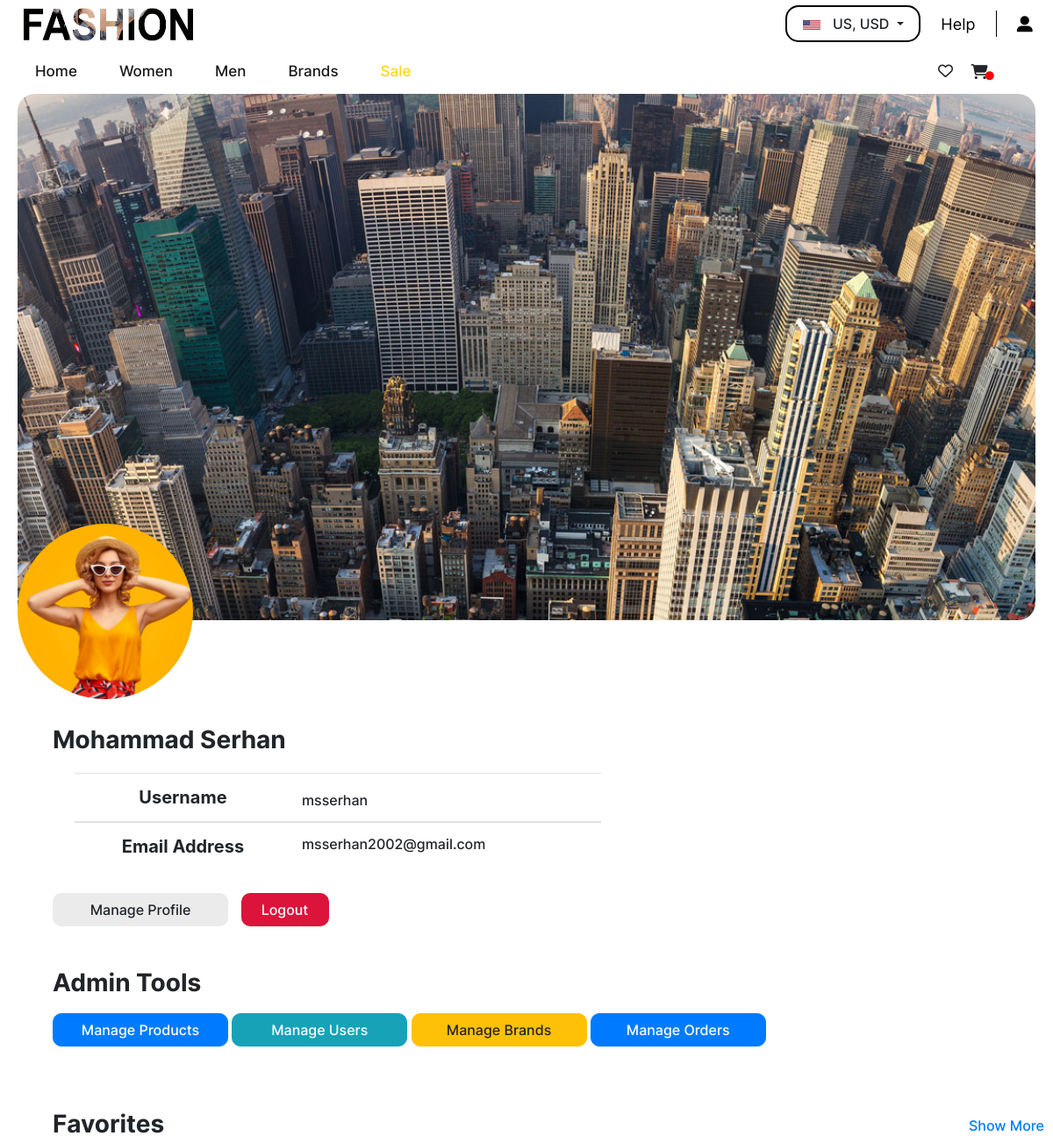
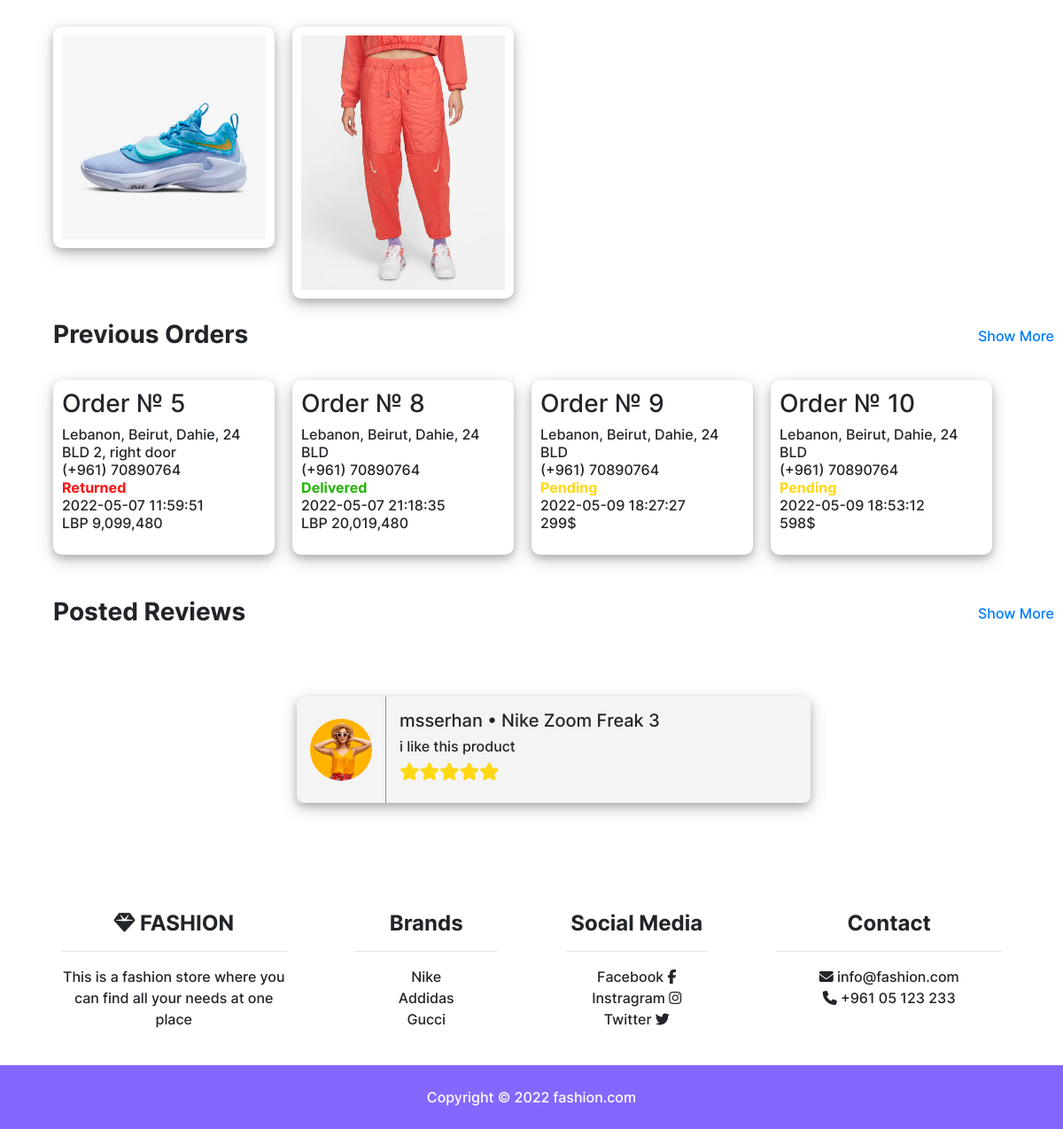
The page /panel.php (signed in) on the database its author committed (2 pictures, top to bottom).
### tables this page shows
CREATE TABLE `users` (
  `user_id` int(11) NOT NULL,
  `username` varchar(100) NOT NULL,
  `fullname` varchar(100) NOT NULL,
  `email` varchar(100) NOT NULL,
  `password` varchar(100) NOT NULL,
  `type` varchar(100) NOT NULL DEFAULT 'user',
  `photo` varbinary(100) NOT NULL
);

CREATE TABLE `favorites` (
  `user_id` int(11) NOT NULL,
  `product_id` int(11) NOT NULL
);

CREATE TABLE `orders` (
  `order_id` int(11) NOT NULL,
  `user_id` int(11) NOT NULL,
  `cart_id` int(11) NOT NULL,
  `fullname` varchar(255) NOT NULL,
  `address` mediumtext NOT NULL,
  `country` varchar(255) NOT NULL,
  `countryCode` int(11) NOT NULL,
  `number` text NOT NULL,
  `payment` varchar(255) NOT NULL,
  `cart_items` longtext NOT NULL,
  `state` varchar(255) NOT NULL DEFAULT 'Pending',
  `driver` int(11) NOT NULL DEFAULT -1,
  `date` timestamp NOT NULL DEFAULT current_timestamp()
);

CREATE TABLE `products` (
  `prod_id` int(11) NOT NULL,
  `name` varchar(100) NOT NULL,
  `description` longtext NOT NULL,
  `price` double NOT NULL,
  `delivery_time` int(11) NOT NULL DEFAULT 1,
  `discount` double NOT NULL DEFAULT 0,
  `likes` int(11) NOT NULL DEFAULT 0,
  `details` longtext NOT NULL,
  `department` char(1) NOT NULL DEFAULT 'U',
  `category` varchar(100) NOT NULL,
  `type` varchar(100) NOT NULL,
  `brand` varchar(100) NOT NULL DEFAULT 'Local Brand'
);

CREATE TABLE `reviews` (
  `rev_id` int(11) NOT NULL,
  `user_id` int(11) NOT NULL,
  `product_id` int(11) NOT NULL,
  `text` longtext NOT NULL DEFAULT 'Rated This Product',
  `rate` double(10,1) NOT NULL
);

CREATE TABLE `brands` (
  `brand_id` int(11) NOT NULL,
  `name` varchar(255) NOT NULL,
  `link` text NOT NULL,
  `local` int(11) NOT NULL,
  `display_navbar` int(11) NOT NULL,
  `display_footer` int(11) NOT NULL
);

### panel.php (the view, shortened to what this page needs)
<?php
    include 'includes/config.php';
    $id = $_SESSION['userID'];
    $username = "";
    $fullname = "";
    $email = "";
    $sql = "SELECT * FROM users WHERE `user_id`='$id'";
    $result = mysqli_query($db, $sql);
    if ($result) {
        if (mysqli_num_rows($result) == 1) {
            while ($row = mysqli_fetch_assoc($result)) {
                $username = $row['username'];
                $fullname = $row['fullname'];
                $email = $row['email'];
            }
        }
    }
    $file = "images/users/$id/logo.jpg";
    if(!file_exists($file)){
        $file = "images/users/$id/logo.png";
    }
    $photo = $file;
?>
<!DOCTYPE html>
<html lang="en">
<head>
    <link href="css/profile.css" rel="stylesheet" media="screen">
    <?php include('header.php') ?>
</head>
<body>
    <div class="image-container">
        <img class='backImg' src='imgs/profile-back.png' alt='Background Image'>
        <img class='productImg' src='<?php echo $photo ?>' alt='Product Image'>
    </div>
    <div class="container-fluid">
        <h3 class="user-title"><?php echo $fullname ?></h3>
        <div class="table-container">
            <table class="table borderless">
                <thead>
                    <tr>
                        <th scope="col" class="title">Username</th>
                        <th scope="col"><?php echo $username ?></th>
                    </tr>
                </thead>
                <tbody>
                    <tr>
                        <th scope="col" class="title">Email Address</th>
                        <th scope="col"><?php echo $email ?></th>
                    </tr>
                </tbody>
            </table>
        </div>
        <button class="btn" data-toggle="modal" data-target="#editProfile" style="font-family: Inter-Medium; margin-top: 10px; background-color: #EBEBEB; border-radius: 10px; width: 200px;">Manage Profile</button>
        <a class="logoutButton" href="logout.php">
            <button class="btn" style="font-family: Inter-Medium; margin-top: 10px; background-color: #dc143c; color: white; border-radius: 10px; width: 100px;">Logout</button>
        </a>
        <?php
            if(isset($_SESSION['type']) && $_SESSION['type'] == "admin"){?>
                <br>
                <br>
                <br>
                <div style="font-family: Inter-Medium;">
                    <h3 class="favorites-title">Admin Tools</h3>
                    <a href="manageAllProducts.php" style="text-decoration:none;">
                        <button class="btn btn-primary" style="margin-top: 10px; border-radius: 10px; width: 200px;">Manage Products</button>
                    </a>
                    <a href="manageAllUsers.php" style="text-decoration:none;">
                        <button class="btn btn-info" style="margin-top: 10px; border-radius: 10px; width: 200px;">Manage Users</button>
                    </a>
                    <a href="manageAllBrands.php" style="text-decoration:none;">
                        <button class="btn btn-warning" style="margin-top: 10px; border-radius: 10px; width: 200px;">Manage Brands</button>
                    </a>
                    <a href="orders.php" style="text-decoration:none;">
                        <button class="btn btn-primary" style="margin-top: 10px; border-radius: 10px; width: 200px;">Manage Orders</button>
                    </a>
                </div>
            <?php } else if (isset($_SESSION['type']) && $_SESSION['type'] == "driver") { ?>
                        <br>
                        <br>
                        <br>
                        <div style="font-family: Inter-Medium;">
                            <h3 class="favorites-title">Driver Tools</h3>
                            <a href="orders.php" style="text-decoration:none;">
                                <button class="btn btn-primary" style="margin-top: 10px; border-radius: 10px; width: 200px;">Manage Orders</button>
                            </a>
                        </div>
            <?php } ?>
        <br>
        <br>
        <br>
        <div class="showMoreDiv">
            <h3 class="favorites-title">Favorites</h3>
            <?php
                $sql = "SELECT product_id FROM favorites WHERE `user_id`='$id' LIMIT 7";
                $result = mysqli_query($db, $sql);
                if($result){
                    if(mysqli_num_rows($result) > 0) {
                        echo "<a href='showAllFavorites.php'>Show More</a>";
                        echo "<div class='favorite-products'>";
                        while($row = mysqli_fetch_assoc($result)){
                            $prod_id = $row["product_id"];
                            $filep = "images/products/" . $prod_id . "/logo.jpg";
                            if(!file_exists($filep)){
                                $filep = "images/products/" . $prod_id . "/logo.png";
                            }
                            echo "<a href='viewProduct.php?id=$prod_id'><img src='$filep' alt='Product Image'></a>";
                        }
                        echo "</div>";
                    } else {
                        echo "<p>No Favorite Items Yet, Browse Through Our Store To Add More!</p>";
                    }
                }
            ?>
        </div>
        <br>
        <br>
        <div class="showMoreDiv">
            <h3 class="favorites-title">Previous Orders</h3>
                <?php
                    $sql = "SELECT * FROM orders WHERE `user_id`='$user_id' LIMIT 7";
                    $result = mysqli_query($db, $sql);
                    if($result){
                        if(mysqli_num_rows($result) > 0) {
                            echo "<a href='showAllOrders.php'>Show More</a>";
                            echo "<div class='previous-orders'>";
                            while($row = mysqli_fetch_assoc($result)){
                                $order_id = $row["order_id"];
                                $address = $row["address"];
                                $country = $row["country"];
                                $countryCode = $row["countryCode"];
                                $phoneNumber = $row["number"];
                                $payment = $row["payment"];
                                $state = $row["state"];
                                $date = $row["date"];
                                $stateClass = $state == 'Pending' ? 'status-pending' : ($state == 'Returned' ? 'status-returned' : ($state == 'On The Way' ? 'status-ontheway' : 'status'));
                                echo "<a class='text-reset' href='viewOrder.php?id=$order_id' style='text-decoration: none;'>";
                                echo "<h3>Order № $order_id</h3>";
                                echo "<p>$country, $address";
                                echo "<br>(+$countryCode) $phoneNumber";
                                echo "<br><span class='$stateClass'>$state</span>";
                                echo "<br>$date";
                                echo "<br>$payment</p>";
                                echo "</a>";
                            }
                            echo "</div>";
                        }
                    }
                ?>
        </div>
        <br>
        <br>
        <br>
        <div class="showMoreDiv">
            <h3 class="favorites-title">Posted Reviews</h3>
            <?php
                $sql3 = "SELECT * FROM reviews WHERE `user_id`='$id' LIMIT 7";
                $result3 = mysqli_query($db, $sql3);
                if($result3){
                    if(mysqli_num_rows($result3) > 0) {
                        echo "<a href='showAllReviews.php'>Show More</a>";
                        echo "<div class='reviewsContainer'>";
                        echo "<div class='reviewsFlex p-4'>";
                        while($row3 = mysqli_fetch_assoc($result3)){
                            $text = str_replace("<lb>","<br>",$row3["text"]);
                            $rate = $row3["rate"];
                            $prod_id = $row3["product_id"];
                            $sql2 = "SELECT name FROM products WHERE `prod_id`='$prod_id'";
                            $result2 = mysqli_query($db, $sql2);
                            if($result2){
                                if(mysqli_num_rows($result2) == 1) {
                                    while($row2 = mysqli_fetch_assoc($result2)){
                                        $prod_name = $row2['name'];
                                        echo "<a href='viewProduct.php?id=$prod_id' class='text-reset' style='text-decoration:none;'>";
                                        echo "<div class='review-box'>";
                                        echo "<div><img src='$file' alt='User Image'></div>";
                                        echo "<div class='column'>";
                                        echo "<h5>$username • $prod_name</h5>";
                                        echo "<p>";
                                        echo $text;
                                        echo "<span class='rating-flex'>";
                                        $limitReached = false;
                                        for($i = 1; $i < 6; $i++){
                                            if($limitReached){
                                                echo "<i class='fa fa-star'></i>";
                                            }else {
                                                if($rate < $i){
                                                    $limitReached = true;
                                                    echo "<i class='fa fa-star-half-stroke rating-enabled'></i>";
                                                }else {
                                                    if($rate - $i == 0){
                                                        echo "<i class='fa fa-star rating-enabled'></i>";
                                                        $limitReached = true;
                                                    }
                                                    else if($rate - $i >= 0.5){
                                                        echo "<i class='fa fa-star rating-enabled'></i>";
                                                    }else {
                                                        echo "<i class='fa fa-star-half-stroke rating-enabled'></i>";
                                                        $limitReached = true;
                                                    }
                                                }
                                            }
                                        }
                                        echo "</span>";
                                        echo "</p>";
                                        echo "</div>";
                                        echo "</div>";
                                        echo "</a>";
                                    }
                                }
                            }
                        }
                        echo "</div>";
                        echo "</div>";
                    } else {
                        echo "<p style='font-family: Inter-Medium;'>No Reviews Yet, Browse Through Our Store To Make Some!</p>";
                    }
                }
            ?>
        </div>
    </div>
    <?php include('footer.php') ?>
</body>
</html>

### footer.php (shortened to what this page needs)
<?php
if(isset($sticky) && $sticky){
    echo "<footer class='text-center fixed-bottom text-lg-start bg-white'>";
}else {
    echo "<footer class='text-center text-lg-start bg-white'>";
}
?>
<div class="container text-center text-md-start mt-5">
    <div class="row mt-3">
        <div class="col-md-3 col-lg-4 col-xl-3 mx-auto mb-4">
            <h6 class="footer-head"><i class="fas fa-gem"></i> FASHION</h6>
            <hr>
            <p>This is a fashion store where you can find all your needs at one place</p>
        </div>
        <div class="col-md-2 col-lg-2 col-xl-2 mx-auto mb-4">
            <h6 class="footer-head">Brands</h6>
            <hr>
            <?php
                include 'includes/config.php';
                $sql = "SELECT name,link FROM brands WHERE display_footer='1'";
                $result = mysqli_query($db, $sql);
                if($result){
                    if(mysqli_num_rows($result) > 0){
                        $totalSize = mysqli_num_rows($result);
                        $currentIndex = 0;
                        while($row = mysqli_fetch_assoc($result)){
                            $footername = $row["name"];
                            $footerlink = $row["link"];
                            echo "<a href='$footerlink' target='_blank' rel='noopener noreferrer' class='text-reset'>$footername</a>";
                            $currentIndex++;
                            if($currentIndex != $totalSize){
                                echo '<br>';
                            }
                        }
                    }else {
                    }
                }
            ?>
        </div>
        <div class="col-md-3 col-lg-2 col-xl-2 mx-auto mb-4">
            <h6 class="footer-head">Social Media</h6>
            <hr>
            <a href="#" class="text-reset">Facebook <i class="fab fa-facebook-f"></i></a>
            <br>
            <a href="#" class="text-reset">Instragram <i class="fab fa-instagram"></i></a>
            <br>
            <a href="#" class="text-reset">Twitter <i class="fab fa-twitter"></i></a>
        </div>
        <div class="col-md-4 col-lg-3 col-xl-3 mx-auto mb-md-0 mb-4">
            <h6 class="footer-head">Contact</h6>
            <hr>
            <a href="mailto:info@fashion.com" class="text-reset"><i class="fas fa-envelope me-3"></i> info@fashion.com</a>
            <p><i class="fas fa-phone me-3"></i> +961 05 123 233</p>
        </div>
    </div>
</div>
<div class="text-center p-4 copyrighttext" style="background-color: #8567FF">
    Copyright © 2022
    <a class="text-reset fw-bold" style="color: white;" href="#">fashion.com</a>
</div>
</footer>

### rows shown on the page
users: fullname "Mohammad Serhan", username "msserhan", email "msserhan2002@gmail.com"
favorites: shows a picture
favorites: shows a picture
orders: order_id "5", country "Lebanon", address "Beirut, Dahie, 24 BLD 2, right door", countryCode "961", number "70890764", state "Returned", date "2022-05-07 11:59:51", payment "LBP 9,099,480"
orders: order_id "8", country "Lebanon", address "Beirut, Dahie, 24 BLD", countryCode "961", number "70890764", state "Delivered", date "2022-05-07 21:18:35", payment "LBP 20,019,480"
orders: order_id "9", country "Lebanon", address "Beirut, Dahie, 24 BLD", countryCode "961", number "70890764", state "Pending", date "2022-05-09 18:27:27", payment "299$"
orders: order_id "10", country "Lebanon", address "Beirut, Dahie, 24 BLD", countryCode "961", number "70890764", state "Pending", date "2022-05-09 18:53:12", payment "598$"
reviews: text "i like this product"
products: name "Nike Zoom Freak 3"
brands: name "Nike"
brands: name "Addidas"
brands: name "Gucci"
